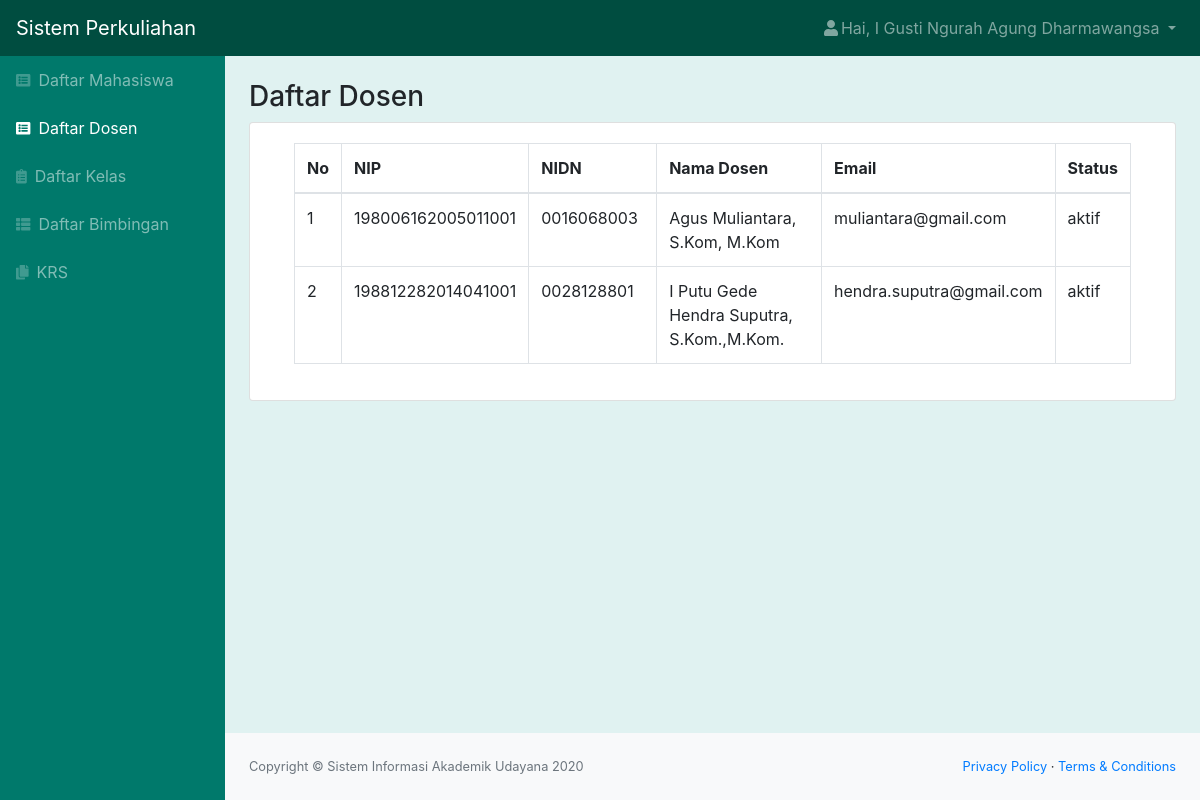
Screenshot of /dosen.php (signed in) with the database file from the repository.
### tables this page shows
CREATE TABLE `dosen` (
  `id_dosen` int(11) NOT NULL,
  `role` char(1) NOT NULL,
  `nip` varchar(25) NOT NULL,
  `nidn` char(10) NOT NULL,
  `nama` varchar(50) NOT NULL,
  `email` varchar(50) NOT NULL,
  `alamat` varchar(50) NOT NULL,
  `tanggal_lahir` date NOT NULL,
  `status` varchar(20) NOT NULL,
  `password` varchar(300) NOT NULL
);

### dosen.php (the view, shortened to what this page needs)
<?php
    include "function.php";
    $queryDosen = mysqli_query($koneksi, "SELECT * FROM dosen ORDER BY nip asc");
    $nama = $_SESSION['nama'];
    $role = $_SESSION['role'];
?>
<!DOCTYPE html>
<html lang="en">
    <head>
        <link rel="stylesheet" href="css/bootstrap.min.css"/>
        <link href="css/styles.css" rel="stylesheet" />
        <link href="css/panel.css" rel="stylesheet" />
    </head>
    <body class="sb-nav-fixed">
        <nav class="sb-topnav navbar navbar-expand navbar-dark bg-dark">
            <a class="navbar-brand" href="index.html">Sistem Perkuliahan</a>
            <ul class="navbar-nav ml-auto">
                <li class="nav-item dropdown">
                    <a class="nav-link dropdown-toggle" id="userDropdown" href="#" role="button" data-toggle="dropdown" aria-haspopup="true" aria-expanded="false"><i class="fas fa-user fa-fw"></i>Hai, <?= $nama; ?> </a>
                </li>
            </ul>
        </nav>
        <div id="layoutSidenav">
            <div id="layoutSidenav_nav">
                <nav class="sb-sidenav accordion sb-sidenav-dark" id="sidenavAccordion">
                    <div class="sb-sidenav-menu">
                        <div class="nav">
                            <a class="nav-link" href="mahasiswa.php"
                                ><div class="sb-nav-link-icon"><i class="fas fa-list-alt"></i></div>
                                Daftar Mahasiswa</a
                            >
                            <a class="nav-link active" href="dosen.php"
                                ><div class="sb-nav-link-icon"><i class="fas fa-list-alt"></i></div>
                                Daftar Dosen</a
                            >
                            <a class="nav-link" href="kelas.php"
                                ><div class="sb-nav-link-icon"><i class="fas fa-clipboard-list"></i></div>
                                Daftar Kelas</a
                            >
                            <a class="nav-link" href="bimbingan.php"
                                ><div class="sb-nav-link-icon"><i class="fas fa-th-list"></i></div>
                                Daftar Bimbingan</a
                            >
                            <?php if($role == "1") { ?>
                            <a class="nav-link" href="krs.php"
                                ><div class="sb-nav-link-icon"><i class="fas fa-copy"></i></div>
                                KRS</a>
                            <?php } ?>
                        </div>
                    </div>
                </nav>
            </div>
            <div id="layoutSidenav_content">
                <main>
                    <div class="container-fluid">
                        <h3 class="mt-4">Daftar Dosen</h3>
                        <div class="card mb-4">
                            <div class="card-body">
                                <div class="table-responsive">
                                    <div class="container">
                                        <table class="table table-bordered" id="dataTable" width="100%" cellspacing="0">
                                            <thead>
                                                <tr>
                                                    <th>No</th>
                                                    <th class="col-sm-2">NIP</th>
                                                    <th class="col-sm-2">NIDN</th>
                                                    <th class="col-sm-3">Nama Dosen</th>
                                                    <th class="col-sm-3">Email</th>
                                                    <th>Status</th>
                                                </tr>
                                            </thead>
                                            <?php $i=1;
                                            foreach ($queryDosen as $data) : ?>
                                                <tr>
                                                    <td><?= $i++; ?></td>
                                                    <td><?= $data['nip']; ?></td>
                                                    <td><?= $data['nidn']; ?></td>
                                                    <td><?= $data['nama']; ?></td>
                                                    <td><?= $data['email']; ?></td>
                                                    <td><?= $data['status']; ?></td>
                                                </tr>
                                                    <?php endforeach; ?>
                                        </table>
                                    </div>
                                </div>
                            </div>
                        </div>
                    </div>
                </main>
                <footer class="py-4 bg-light mt-auto">
                    <div class="container-fluid">
                        <div class="d-flex align-items-center justify-content-between small">
                            <div class="text-muted">Copyright &copy; Sistem Informasi Akademik Udayana 2020</div>
                            <div>
                                <a href="#">Privacy Policy</a>
                                &middot;
                                <a href="#">Terms &amp; Conditions</a>
                            </div>
                        </div>
                    </div>
                </footer>
            </div>
        </div>
    </body>
</html>

### css/panel.css (style rules this page uses)
.bg-dark { background-color: #004d40 !important; }
.sb-sidenav-dark { background-color: #00796b !important; }
body { background-color: #e0f2f1 !important; }

### rows the page displays
dosen: nip "198006162005011001", nidn "0016068003", nama "Agus Muliantara, S.Kom, M.Kom", email "muliantara@gmail.com", status "aktif"
dosen: nip "198812282014041001", nidn "0028128801", nama "I Putu Gede Hendra Suputra, S.Kom.,M.Kom.", email "hendra.suputra@gmail.com", status "aktif"

### other values shown
$nama "I Gusti Ngurah Agung Dharmawangsa"
